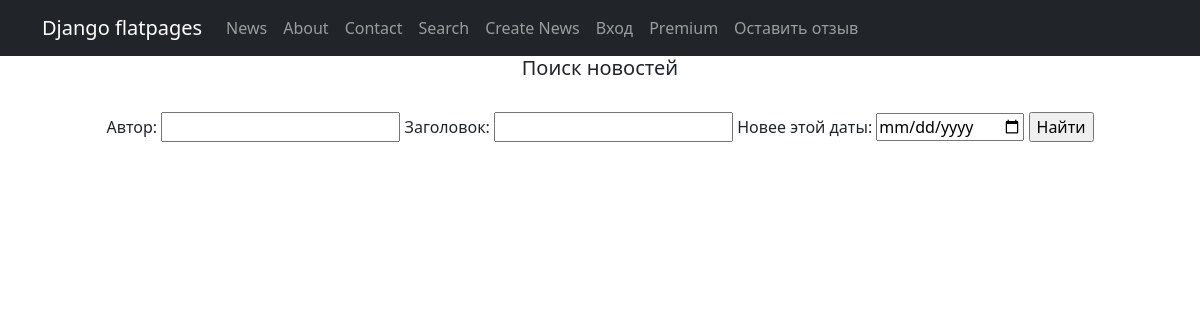
Before: /news/search with the older database file.
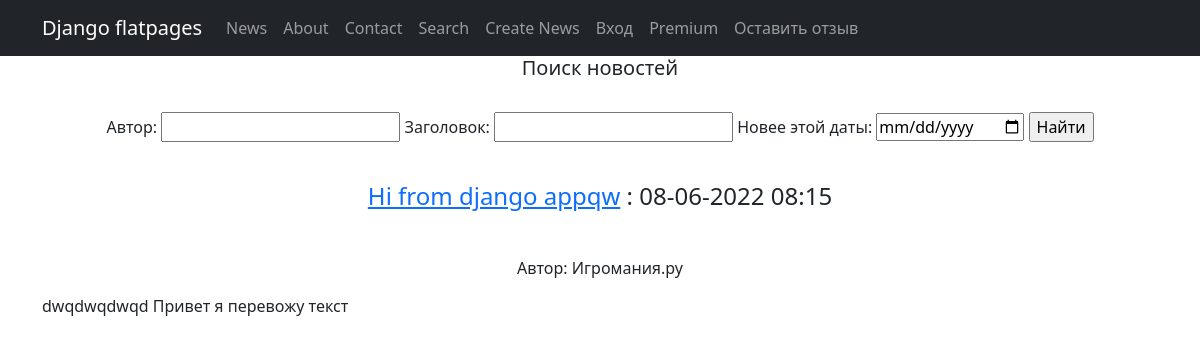
After: the same page with the newer database file.
### simpleapp/models.py (models this page shows, shortened)
class Post(models.Model):
    news = 'NS'
    article = 'AR'
    TYPE = [
        (news, 'Новость'),
        (article, 'Статья')
    ]
    author = models.ForeignKey(Author, on_delete=models.CASCADE)
    type = models.CharField(max_length=2, choices=TYPE, default=news)
    date_posted = models.DateTimeField(auto_now_add=True)
    category = models.ManyToManyField(Category, through='PostCategory')
    title = models.CharField(max_length=255)
    text = models.TextField()
    rating = models.IntegerField(default=0)

class Author(models.Model):
    name = models.CharField(max_length=255)
    user = models.OneToOneField(User, on_delete=models.CASCADE)
    rating = models.IntegerField(default=0)
    def __str__(self):
        return f'{self.name}'

### simpleapp/views.py (the view)
# urls.py: path('search', search),
def search(request):
    f = PostFilter(request.GET, queryset=Post.objects.all())
    return render(request, 'search.html', {'filter': f})

### templates/search.html (shortened to what this page needs)
{% extends 'flatpages/default.html' %}
{% block content %}
<h5>Поиск новостей</h5>
<div class="brd">
<br><form method="GET">
    {{ filter.form }}
    <input type="submit" value="Найти">
</form>
    </div>
<br>
{% for obj in filter.qs %}
<p align="left"><h4><a href="/news/{{obj.id}}">{{ obj.title }}</a> : {{ obj.date_posted|date:'d-m-Y h:i'}}</h4><br></p>
<p align="left"><h6>Автор: {{ obj.author }}<br></h6></p>
<p align="left">{{ obj.text }}</p>
{% endfor %}
{% endblock content %}

Changed rows visible on the page:
added Post: title "Hi from django appqw", date_posted "08-06-2022 08:15", author "Игромания.ру", text "dwqdwqdwqd Привет я перевожу текст"
